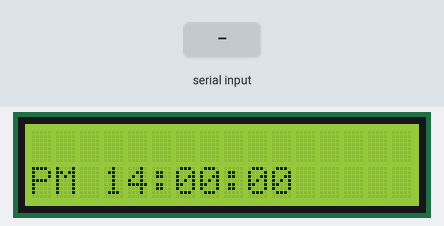
Bench run of a sketch on a simulated Arduino Uno, built with avr-gcc and run on an emulated ATmega328P. Shown: 16×2 character LCD. The test bench sets the inputs (shaded band). What the sketch prints to the serial monitor is not drawn.

Above: at 0.1 s.
At 1.2 s:
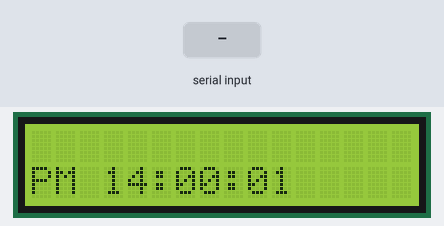
1.3 s: "a" received over Serial
At 2.5 s:
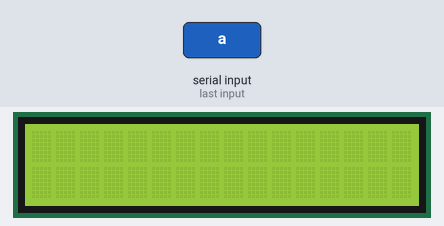
3.5 s: "q" received over Serial
6.5 s: "w" received over Serial
Timing chart, 0 to 9.5 s (numbered marks = the images above; inputs shaded):
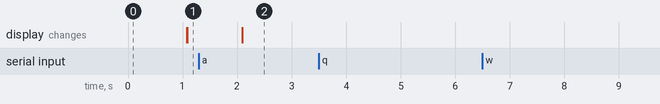

The sketch:

clock_serial.ino
```cpp
#include <LiquidCrystal_I2C.h>
#include <Wire.h>
#include "Arduino.h"
#include <EEPROM.h>

LiquidCrystal_I2C lcd(0x27, 16, 2);

bool setMode = false;
int hour = 14;
int minute = 0;
int second = 0;

void setup() {
  Wire.begin();
  lcd.init();
  lcd.backlight();
  Serial.begin(9600);
}
void loop() {
  if (hour == 24) {
    hour = 0;
  }
  if (second == 59) {
    minute++;
    second = 0;
  }
  if (minute == 59) {
    hour++;
    minute = 0;
  }
  char input;
  if (Serial.available()) {
    input = Serial.read();
    Serial.print("input = ");
    Serial.println(input);

    if (input == 'a'){
      setMode = true;
    }
  }

  if (setMode) {
    settingTime(hour, minute, second, input);
  }
  else {
    printTime();
    second++;
    delay(1000);
  }

  lcd.clear();
}


void ampm_check (int &hour) {
  if (hour >= 12)
    lcd.print("PM ");
  else
    lcd.print("AM ");
  hour = hour % 24;
}

void printZero(int time) {
  if (time < 10) {
    lcd.print("0");
  }
  lcd.print(time);
}

void settingTime(int &hour, int &minute, int &second, char  input) {
  Serial.println("시간 설정 모드");
  static unsigned long blinkMillis = 0;
  unsigned long currentMillis = millis();

  if (Serial.available()){
    if(input == 'q') {
      hour++;
      twentyfourMax(hour);
    }
    else if (input == 'w') {
      hour--;
      twentyfourMax(hour);
    }
    else if (input == 'e') {
      minute++;
      sixtyMax(minute);
    }
    else if (input == 'r') {
      minute--;
      sixtyMax(minute);
    }
    else if (input == 't') {
      setMode = false;
      Serial.println("시간 모드 끝");
    }

  }
  printTime();
}

void twentyfourMax(int &hour) {
  if (hour < 0) {
    hour = 23;
  }
  else if (hour > 23) {
    hour = 0;
  }
}

void sixtyMax(int &time) {
  if (time < 0) {
    time = 59;
  }
  else if (time > 59) {
    time = 0;
  }
}

void printTime() {
  lcd.setCursor(0, 1);
  ampm_check(hour);
  printZero(hour);
  lcd.print(":");
  printZero(minute);
  lcd.print(":");
  printZero(second);
}
```
